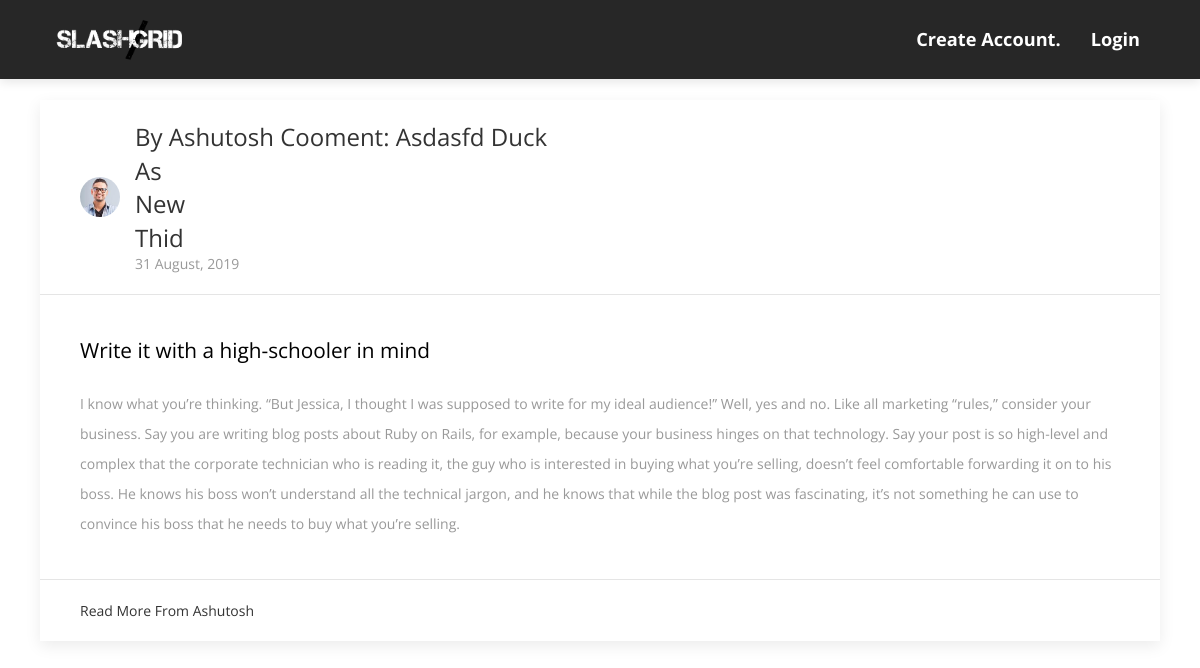
/post/1, run on an earlier commit of the app's database.
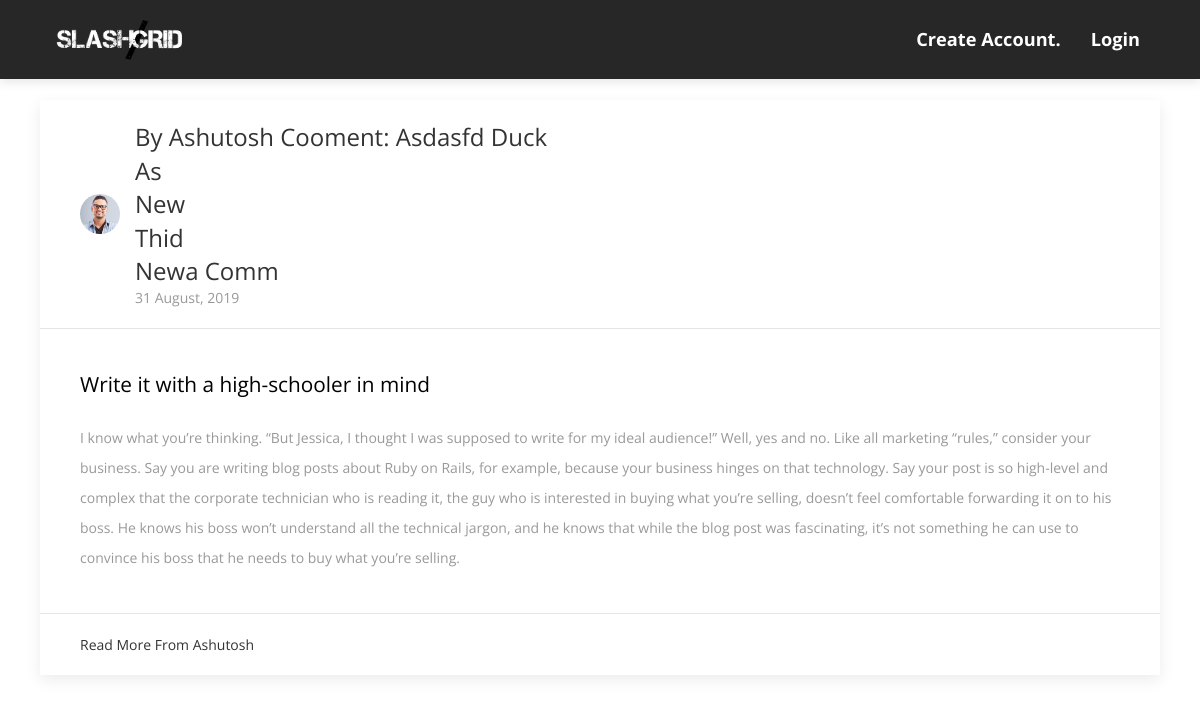
And on a later commit of the database.
### flaskblog/models.py (models this page shows, shortened)
class User(db.Model, UserMixin):
    id = db.Column(db.Integer, primary_key=True)
    username = db.Column(db.String(20), unique=True, nullable=False)
    email = db.Column(db.String(120), unique=True, nullable=False)
    image_file = db.Column(db.String(20), nullable=False, default='default.jpg')
    password = db.Column(db.String(60), nullable=False)
    fb_link = db.Column(db.String(120), unique=True, nullable=True)
    posts = db.relationship('Post', backref='author', lazy=True)
    comment = db.relationship('Comments', backref='author', lazy=True)

class Comments(db.Model):
    id = db.Column(db.Integer, primary_key=True)
    title = db.Column(db.String(100), nullable=False)
    date_posted = db.Column(db.DateTime, nullable=False, default=datetime.utcnow)
    post_id = db.Column(db.Integer, db.ForeignKey('post.id'), nullable=False)
    user_id = db.Column(db.Integer, db.ForeignKey('user.id'), nullable=False)

class Post(db.Model):
    id = db.Column(db.Integer, primary_key=True)
    title = db.Column(db.String(100), nullable=False)
    date_posted = db.Column(db.DateTime, nullable=False, default=datetime.utcnow)
    content = db.Column(db.Text, nullable=False)
    user_id = db.Column(db.Integer, db.ForeignKey('user.id'), nullable=False)
    comment = db.relationship('Comments', backref='post', lazy=True)

### flaskblog/posts/routes.py (the view)
@posts.route("/post/<int:post_id>")
def post(post_id):
    comment = Comments.query.filter_by(post_id=post_id)
    post = Post.query.get_or_404(post_id)
    return render_template('post.html', title=post.title, post=post, comments=comment)

### flaskblog/templates/post.html (shortened to what this page needs)
{% extends "base.html" %}
{% block content %}
<div class="uk-container" style="margin-top:100px">
    <div class="uk-card uk-card-default uk-width-1-1@m">
      <div class="uk-card-header">
            <div class="uk-grid-small uk-flex-middle" uk-grid>
                <div class="uk-width-auto">
                    <img class="uk-border-circle" width="40" height="40" src="{{ url_for('static', filename='profile_pics/' + post.author.image_file) }}">
                </div>
                <div class="uk-width-expand">
                <h3 class="uk-card-title uk-margin-remove-bottom"  style="text-transform:capitalize">By  {{ post.author.username }} cooment:
                {% for comment in comments %}
                {{ comment.title }}
                <br>
                {% endfor %}
                </h3>
                    <p class="uk-text-meta uk-margin-remove-top"><time datetime="{{ post.date_posted.strftime('%d %B %Y') }}">{{ post.date_posted.strftime('%d %B, %Y') }}</time></p>
                </div>
            </div>
        </div>
        <div class="uk-card-body">
          <p style="font-size: 1.3em;color:black;">{{ post.title }}</p>
          <br>
            <p>{{ post.content }}</p>
        </div>
        <div class="uk-card-footer">
            <a href="{{ url_for('users.user_posts', username=post.author.username) }}" class="uk-button uk-button-text" style="text-transform: capitalize">Read more from {{ post.author.username }}</a>
        </div>
    </div>
</div>
{% endblock %}

### flaskblog/templates/base.html (shortened to what this page needs)
<!DOCTYPE html>
<html>
<head>
    <link rel="stylesheet" href="{{ url_for('static', filename='uikit-3.1.8/css/uikit.min.css') }}" />
    <link rel="stylesheet" href="https://maxcdn.bootstrapcdn.com/bootstrap/4.0.0/css/bootstrap.min.css">
  <link href="{{ url_for('static', filename='plugins/bootstrap/css/bootstrap.min.css') }}" rel="stylesheet">
  <link href="{{ url_for('static', filename='plugins/themefisher-font/style.css') }}" rel="stylesheet">
  <link href="{{ url_for('static', filename='plugins/slick/slick.css') }}" rel="stylesheet">
  <link href="{{ url_for('static', filename='plugins/slick/slick-theme.css') }}" rel="stylesheet">
  <link rel="stylesheet" href="https://stackpath.bootstrapcdn.com/font-awesome/4.7.0/css/font-awesome.min.css">
  <link href="{{ url_for('static', filename='css/style.css') }}" rel="stylesheet">
    </head>
    <body class="uk-margin-large-top">
            <main role="main" class="">
                    <div class="">
                      <div class="">
                        {% block content %}{% endblock %}
                      </div>
                    </div>
            </main>
</body>
</html>
    </body>
</html>

### flaskblog/templates/navbar.html (shortened to what this page needs)
<nav class="navbar main-nav  fixed-top navbar-expand-lg" style="background:#272727 !important">
    <div class="container">
        <a class="navbar-brand" href="/"><img src="{{ url_for('static', filename='images/download2.png') }}" alt="logo" width="150" style="padding:10px"></a>
        <div class="collapse navbar-collapse" id="navbarNav">
        <ul class="navbar-nav ml-auto">
          {% if current_user.is_authenticated %}
          <li class="nav-item">
              <a class="nav-link" href="{{ url_for('users.account') }}" style="text-transform: capitalize;color:white;font-size:1.3em">
                  <img class="rounded-circle" src="{{ url_for('static', filename='profile_pics/' + current_user.image_file) }}" width="30">
                  &nbsp;{{ current_user.username }}
              </a>
          </li>
          <li class="nav-item">
              <a class="nav-link" href="{{ url_for('users.logout') }}" style="color:white;font-size:1.3em">Logout</a>
          </li>
          {% else %}
          <li class="nav-item">
            <a class="nav-link scrollTo" href="{{ url_for('users.register') }}" style="color:white;font-size:1.3em"><b>Create Account.</b></a>
          </li>
          <li class="nav-item">
              <a class="nav-link" href="{{ url_for('users.login') }}" style="color:white;font-size:1.3em"><b>Login</b></a>
          </li>
         {% endif %}
        </ul>
        </div>
    </div>
</nav>

### flaskblog/static/css/style.css (style rules this page uses)
body { font-family: "Open Sans", sans-serif; -webkit-font-smoothing: antialiased; }
h1, h2, h3, h4, h5, h6 { font-family: "Open Sans", sans-serif; color: #5e5e5e; font-weight: 400; line-height: 1; }
h3 { font-size: 36px; }
p, a, li, blockquote, label, span { font-size: 14px; letter-spacing: 0; line-height: 22px; color: #999999; margin-bottom: 0; }
p { line-height: 30px; }
.transition, .main-nav, .main-nav .navbar-brand { transition: .3s ease; }
.main-nav { background: #7d71d3; box-shadow: 0px 3px 10px 0px rgba(0, 0, 0, 0.1); }
.main-nav .navbar-brand { padding: 0; }
.main-nav .navbar-nav .nav-item { position: relative; }
.main-nav .navbar-nav .nav-item .nav-link { position: relative; text-align: center; font-size: 13px; color: #000; padding-left: 15px; padding-right: 15px; }

What changed in the data, as far as the page shows it:
added Comments: title "Newa Comm"
